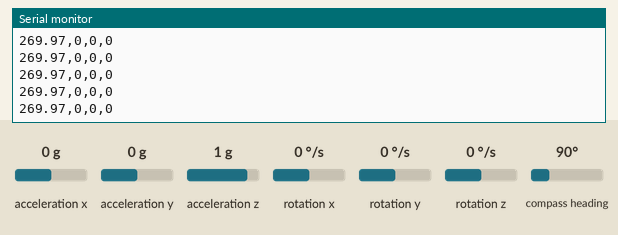
The sketch below on a simulated Raspberry Pi Pico. Parts: the last lines printed to the serial monitor. Wiring (inferred from the names in the program): MPU-6050 motion sensor at I2C address 0x68. The inputs (shaded band) are chosen by the test bench; at power-on: rotation x 0 °/s, rotation y 0 °/s, acceleration x 0 g, acceleration y 0 g, acceleration z 1 g, rotation z 0 °/s, compass heading 90°.

Above: at 16.8 s.
16.9 s: rotation x set to -192 °/s
At 17.6 s:
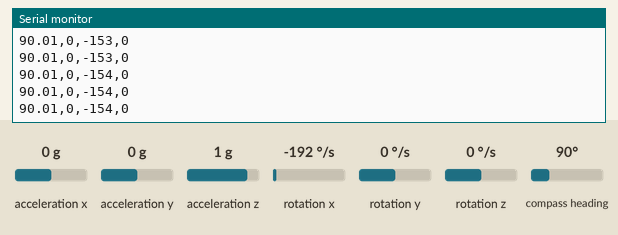
18.4 s: rotation y set to -192 °/s
At 19.2 s:
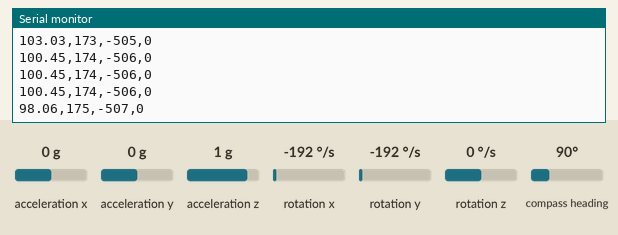
Timing chart, 0 to 19.5 s (numbered marks = the images above; inputs shaded):
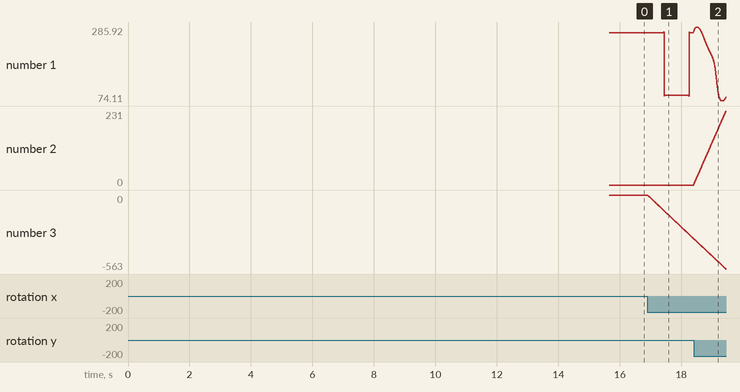

The sketch:

Z_IMU_RP2040_ADCS_MPU6050_XMC5883.ino
```cpp
////////////////////////////////////////////////
////////////////////////////////////////////
/*
Zarvan Movdawalla
Version 0.2
________________________________________
DEVELOPED AT MPSTME, INDIA.
PART OF ASLS (Air Sea Land Space) initiative by Zarvan Movdawalla.


MPU6050 , RP2040
CF + AHRS
DUAL CORE COMPATIBLE

STRICTLY not for commercial use.
STRICTLY not for safety-critical/unsafe/hazardous applications.

Licensed under: CC BY-NC-SA


THE SOFTWARE IS PROVIDED "AS IS", WITHOUT WARRANTY OF ANY KIND, EXPRESS OR
IMPLIED, INCLUDING BUT NOT LIMITED TO THE WARRANTIES OF MERCHANTABILITY,
FITNESS FOR A PARTICULAR PURPOSE AND NONINFRINGEMENT. IN NO EVENT SHALL THE
AUTHORS OR COPYRIGHT HOLDERS BE LIABLE FOR ANY CLAIM, DAMAGES OR OTHER
LIABILITY, WHETHER IN AN ACTION OF CONTRACT, TORT OR OTHERWISE, ARISING FROM,
OUT OF OR IN CONNECTION WITH THE SOFTWARE OR THE USE OR OTHER DEALINGS IN THE
SOFTWARE.

Special thanks to Joop Brokking (for IMU CF methodology), Earle F. Philhower III (for RP2040 Arduino Core). This ADCS is based off of their pioneering work.


*///////////////////////////////////////////////
////////////////////////////////////////////////

#include <Wire.h>
#include <QMC5883LCompass.h>

QMC5883LCompass compass;

int gyro_roll, gyro_pitch, gyro_yaw;
float acc_x, acc_y, acc_z, acc_total_vector;
int temperature;
float gyro_roll_cal, gyro_pitch_cal, gyro_yaw_cal;
float acc_x_cal, acc_y_cal, acc_z_cal;
long loop_timer;
int lcd_loop_counter;
float angle_pitch, angle_roll, angle_yaw;
int angle_pitch_buffer, angle_roll_buffer;
boolean set_gyro_angles;
float angle_roll_acc, angle_pitch_acc;
float angle_pitch_output, angle_roll_output;
int pitch, roll, yaw = 0;


float thrustaccel = 0;
float totalaccel  = 0;
float xaccelcorrect=0;
float yaccelcorrect=0;

float comp_x, comp_y, comp_z = 0;
float heading = 0;
float actual_compass_heading, compass_x_horizontal, compass_y_horizontal = 0;
int opfreq = 0;
float declination = 0;
float compoff_x, compoff_y, compoff_z = 0;
float compscl_x, compscl_y, compscl_z = 0;
int comp_cal_vals[6] = {-1100,1099,-863,1387,-1160,1050};


void setup()
{
  Wire.begin();
  Serial.begin(115200);
    while (!Serial)
    {
    delay(1); // Avoids WEIRD serial garbage and bugginess. Remove SERIAL usage once done debugging. No one has USB in space...
    }


  opfreq = rp2040.f_cpu()/1000000;

  setup_mpu_6050_registers();

  Serial.println("*ZAR-ADCS-MPSTME-ASLS        *");
  Serial.println("* FOR EVALUATION AND TESTING *");
  Serial.println("* SINGLE GYRO WITH MAGCOMPASS*");
  opfreq = rp2040.f_cpu()/1000000;
  Serial.println("RP2040 operating at: ");
  Serial.println(opfreq);


  /////////////////////////////////////////////////////////////// COMPASS CONFIG
  Serial.println("COMPASS INIT SUCCESS, PROCEED ");

  compass.init();

  Serial.println("COMPASS CONF SUCCESS, PROCEED ");

  Serial.println("GYRO CAL INIT, NULLING BIASES ");
  delay(500);


  for (int cal_int = 0; cal_int < 500 ; cal_int ++)
  {

    read_mpu_6050_data();
      gyro_roll_cal += gyro_roll;                                                     //Ad roll value to gyro_roll_cal.
      gyro_pitch_cal += gyro_pitch;                                                   //Ad pitch value to gyro_pitch_cal.
      gyro_yaw_cal += gyro_yaw;
    delayMicroseconds(3600);
  }
  gyro_roll_cal /= 500;
  gyro_pitch_cal /= 500;
  gyro_yaw_cal /= 500;


for (int cal_int = 0; cal_int < 500 ; cal_int ++)
  {

    read_mpu_6050_data();
    acc_x_cal += acc_x;
    acc_y_cal += acc_y;
   // acc_z_cal += acc_z;   UNCOMMENT only and ONLY if you are actually in space. DO NOT UNCOMMENT ON EARTH. BAD THINGS HAPPEN!
    delayMicroseconds(3600);
  }
  acc_x_cal /= 500;
  acc_y_cal /= 500;
  acc_z_cal /= 500;

  Serial.println("GYRO CAL RESULTS: X, Y, Z");
  Serial.print(gyro_roll_cal);
  Serial.print(" ");
  Serial.print(gyro_pitch_cal);
  Serial.print(" ");
  Serial.println(gyro_yaw_cal);

  Serial.println("ACCEL CAL RESULTS: X, Y, Z");
  Serial.print(acc_x_cal);
  Serial.print(" ");
  Serial.print(acc_y_cal);
  Serial.print(" ");
  Serial.println(acc_z_cal);
  delay(3000);


  /////////////////////////////////////////////////////////////// COMPASS CONFIG

  Serial.println("COMPASS CAL BEGINS...");
  delay(1000);
  Serial.println("LESSGOOO...");
/*
for (int cal_int = 0; cal_int < 7000 ; cal_int ++)
  {
  sVector_t mag = compass.readRaw();
  comp_x = mag.XAxis*-1;
  comp_y = mag.YAxis*-1;
  comp_z = mag.ZAxis;

    if (comp_x < comp_cal_vals[0])comp_cal_vals[0] = comp_x;
    if (comp_x > comp_cal_vals[1])comp_cal_vals[1] = comp_x;
    if (comp_y < comp_cal_vals[2])comp_cal_vals[2] = comp_y;
    if (comp_y > comp_cal_vals[3])comp_cal_vals[3] = comp_y;
    if (comp_z < comp_cal_vals[4])comp_cal_vals[4] = comp_z;
    if (comp_z > comp_cal_vals[5])comp_cal_vals[5] = comp_z;


    delayMicroseconds(3600);
  }

*/
for(int i = 0; i < 6; i++)
{
  Serial.print(comp_cal_vals[i]);
  Serial.print(",");
}
delay(1000);
  Serial.println("__");

compscl_y = ((float)comp_cal_vals[1] - comp_cal_vals[0]) / (comp_cal_vals[3] - comp_cal_vals[2]);
compscl_z = ((float)comp_cal_vals[1] - comp_cal_vals[0]) / (comp_cal_vals[5] - comp_cal_vals[4]);

compoff_x = ((float)comp_cal_vals[1] - comp_cal_vals[0]) / 2 - comp_cal_vals[1];
compoff_y = (((float)comp_cal_vals[3] - comp_cal_vals[2]) / 2 - comp_cal_vals[3]) * compscl_y;
compoff_z = (((float)comp_cal_vals[5] - comp_cal_vals[4]) / 2 - comp_cal_vals[5]) * compscl_z;


Serial.println("CALCULATED COMPASS CALIBRATION VALUES");
Serial.println("COMP SCALE: Y, Z ~ COMP OFFSETS: X, Y, Z");
Serial.print(compscl_y);
Serial.print(" ");
Serial.print(compscl_z);
Serial.print("  ");
Serial.print(compoff_x);
Serial.print(" ");
Serial.print(compoff_y);
Serial.print(" ");
Serial.println(compoff_z);

delay(5000);


  rp2040.wdt_begin(500);
  loop_timer = micros();                                               //Reset the loop timer
}


void loop(){

  read_mpu_6050_data();

    gyro_roll -= gyro_roll_cal;                                  //Subtact the manual gyro roll calibration value.
    gyro_pitch -= gyro_pitch_cal;                                //Subtact the manual gyro pitch calibration value.
    gyro_yaw -= gyro_yaw_cal;

  angle_pitch += (float)gyro_pitch * 0.0000611;                                    //Calculate the traveled pitch angle and add this to the angle_pitch variable.
  angle_roll += (float)gyro_roll * 0.0000611;                                      //Calculate the traveled roll angle and add this to the angle_roll variable.

  angle_yaw += (float)gyro_yaw * 0.0000611;
    if (angle_yaw < 0) angle_yaw += 360;                                             //If the compass heading becomes smaller then 0, 360 is added to keep it in the 0 till 360 degrees range.
  else if (angle_yaw >= 360) angle_yaw -= 360;

  angle_pitch -= angle_roll * sin((float)gyro_yaw * 0.000001066);                  //If the IMU has yawed transfer the roll angle to the pitch angel.
  angle_roll += angle_pitch * sin((float)gyro_yaw * 0.000001066);


//Elimination of steady-state-offset (SSO) errors, done!
acc_x -= acc_x_cal;
acc_y -= acc_y_cal;
//acc_z -= acc_x_cal; COMMENTED, DUE TO WEIRDNESS IN CALIB DUE TO EARTH'S GRAV

//Elimination of scaling errors, done!
acc_x *= 1;
acc_y *= 1;
acc_z *= 1.0242;

  acc_total_vector = sqrt((acc_x*acc_x)+(acc_y*acc_y)+(acc_z*acc_z));

  totalaccel   = acc_total_vector/1671;
  thrustaccel  = acc_z/1671;
  xaccelcorrect= acc_x/1671;
  yaccelcorrect= acc_y/1671;


  temperature = ((temperature+521)/340) + 35;


  while(micros() - loop_timer < 4000)
  {
      aux_work();
  }

  rp2040.wdt_reset();
  loop_timer = micros();

}


void read_mpu_6050_data()
{
  Wire.beginTransmission(0x68);                                        //Start communicating with the MPU-6050
  Wire.write(0x3B);                                                    //Send the requested starting register
  Wire.endTransmission();                                              //End the transmission
  Wire.requestFrom(0x68,14);                                           //Request 14 bytes from the MPU-6050
  while(Wire.available() < 14);                                        //Wait until all the bytes are received
  acc_y = (int16_t)(Wire.read()<<8|Wire.read());                                  //Add the low and high byte to the acc_x variable
  acc_x = (int16_t)(Wire.read()<<8|Wire.read());                                  //Add the low and high byte to the acc_y variable
  acc_z = (int16_t)(Wire.read()<<8|Wire.read());                                  //Add the low and high byte to the acc_z variable
  temperature = (int16_t)(Wire.read()<<8|Wire.read());                            //Add the low and high byte to the temperature variable
  gyro_roll = (int16_t)(Wire.read()<<8|Wire.read());                                 //Add the low and high byte to the gyro_x variable
  gyro_pitch = (int16_t)(Wire.read()<<8|Wire.read());                                 //Add the low and high byte to the gyro_y variable
  gyro_yaw = (int16_t)(Wire.read()<<8|Wire.read());                                 //Add the low and high byte to the gyro_z variable

  gyro_yaw   *= 1.3235;
  gyro_pitch *= 1.3235;
  gyro_roll  *= 1.3235;


  gyro_pitch *= -1;                                            //Invert the direction of the axis.
  gyro_yaw   *= -1;
}

void aux_work()
{

  //Serial.println(".");
  pitch = angle_pitch;
  roll  = angle_roll;
  yaw   = angle_yaw;

/*
  sVector_t mag = compass.readRaw();
  comp_x = mag.XAxis*-1;
  comp_y = mag.YAxis*-1;
  comp_z = mag.ZAxis;
*/
  compass.read();
  comp_x = compass.getX();
  comp_y = compass.getY();
  comp_z = compass.getZ();


  comp_x *= -1;
  comp_y *= -1;


    comp_y += compoff_y;                              //Add the y-offset to the raw value.
    comp_y *= compscl_y;                               //Scale the y-value so it matches the other axis.
    comp_z += compoff_z;                              //Add the z-offset to the raw value.
    comp_z *= compscl_z;                               //Scale the z-value so it matches the other axis.
    comp_x += compoff_x;

  compass_x_horizontal = (float)comp_x * cos(angle_pitch * 0.0174533) + (float)comp_y * sin(angle_roll * -0.0174533) * sin(angle_pitch * 0.0174533) - (float)comp_z * cos(angle_roll * -0.0174533) * sin(angle_pitch * 0.0174533);
  compass_y_horizontal = (float)comp_y * cos(angle_roll * -0.0174533) + (float)comp_z * sin(angle_roll * -0.0174533);

  //Now that the horizontal values are known the heading can be calculated. With the following lines of code the heading is calculated in degrees.
  //Please note that the atan2 uses radians in stead of degrees. That is why the 180/3.14 is used.
  if (compass_y_horizontal < 0)actual_compass_heading = 180 + (180 + ((atan2(compass_y_horizontal, compass_x_horizontal)) * (180 / 3.14)));
  else actual_compass_heading = (atan2(compass_y_horizontal, compass_x_horizontal)) * (180 / 3.14);

  actual_compass_heading += declination;                                 //Add the declination to the magnetic compass heading to get the geographic north.
  if (actual_compass_heading < 0) actual_compass_heading += 360;         //If the compass heading becomes smaller then 0, 360 is added to keep it in the 0 till 360 degrees range.
  else if (actual_compass_heading >= 360) actual_compass_heading -= 360;


  Serial.print(actual_compass_heading);
  Serial.print(",");
  Serial.print(pitch);
  Serial.print(",");
  Serial.print(roll);
  Serial.print(",");
  Serial.println(yaw);
/*
  Serial.print(",");
  Serial.print(totalaccel,2);
  Serial.print(",");
  Serial.print(thrustaccel,2);
  Serial.print(",");

  Serial.print(comp_x,0);
  Serial.print(",");
  Serial.print(comp_y,0);
  Serial.print(",");
  Serial.println(comp_z,0);

*/


}


void setup_mpu_6050_registers(){
  Wire.beginTransmission(0x68);                                        //Start communicating with the MPU-6050
  Wire.write(0x6B);                                                    //Send the requested starting register
  Wire.write(0x00);                                                    //Set the requested starting register
  Wire.endTransmission();                                              //End the transmission
  Wire.beginTransmission(0x68);                                        //Start communicating with the MPU-6050
  Wire.write(0x1C);                                                    //Send the requested starting register
  Wire.write(0x00);                                                    //Set the requested starting register
  Wire.endTransmission();                                              //End the transmission
  Wire.beginTransmission(0x68);                                        //Start communicating with the MPU-6050
  Wire.write(0x1B);                                                    //Send the requested starting register
  Wire.write(0x08);                                                    //Set the requested starting register
  Wire.endTransmission();
  Wire.beginTransmission(0x68);                                        //Start communicating with the MPU-6050
  Wire.write(0x1A);                                                    //Send the requested starting register
  Wire.write(0x03);                                                    //Set the requested starting register
  Wire.endTransmission();


                                                //End the transmission
}
```

Measured:
- after the input at 16.9 s, the serial monitor: prints a new line at once (image 1)
- plotted number 1: 269.97 → 269.99 after the input at 16.9 s
- plotted number 3: 0 → -331 after the input at 16.9 s
